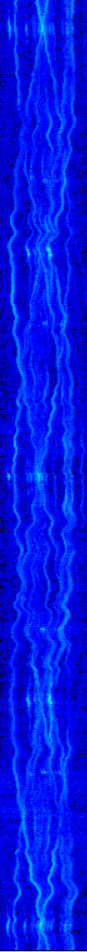
#> input picture image001.png, 87 x 952 px
$ python 'brightest pixels otsu2.py'
#> lines starting #> are read from the running program, lines starting #| are printed output that depends on the picture; after the words box and inside, x2 and y2 are one past the last pixel; in counts of white or black regions, pixels touching at a corner belong together
import cv2
import numpy as np
import matplotlib.pyplot as plt
from scipy.optimize import minimize

# Define the sine function with fixed amplitude and frequency (derived from the number of peaks)
def sine_func(y, phase_shift, offset, amplitude, wavelength):
    return amplitude * np.sin(2 * np.pi * y / wavelength + phase_shift) + offset

# Function to minimize the distance between sine wave and brightest pixels
def objective(params, y_brightest, x_brightest, amplitude, wavelength):
    phase_shift, offset = params
    x_sine = sine_func(y_brightest, phase_shift, offset, amplitude, wavelength)
    return np.sum((x_brightest - x_sine) ** 2)

# Function to find and plot the brightest pixels with a fitted vertical sinusoidal curve on Otsu image
def plot_brightest_pixels_with_fitted_sine(image_path, num_pixels=10):
    # Read the image in color
#> called with image_path = 'image001.png', num_pixels = 2
    image = cv2.imread(image_path)
#> image is the input picture: shape (952, 87, 3); mean B, G, R 226.1, 22.2, 0.3
    # Convert to grayscale
    gray_image = cv2.cvtColor(image, cv2.COLOR_BGR2GRAY)
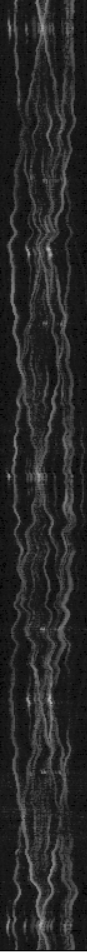
#> gray_image: shape (952, 87); min 0, max 178, mean 38.9

    # Apply Gaussian blur to reduce noise before thresholding
    blur = cv2.GaussianBlur(gray_image, (5, 5), 0)

    # Apply Otsu's thresholding
    _, otsu_thresh = cv2.threshold(blur, 0, 255, cv2.THRESH_BINARY + cv2.THRESH_OTSU)
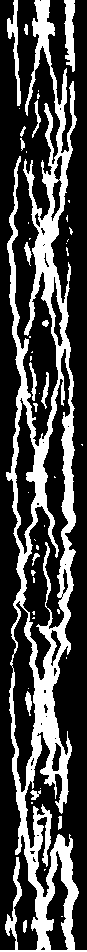
#> otsu_thresh: shape (952, 87); 28.7% white; 50 white regions (32 under 20 px), largest, box (x1, y1, x2, y2) and area: (0, 0, 87, 952) 21635, (64, 0, 75, 72) 565, (7, 0, 21, 106) 493

    # Flatten the grayscale image to a 1D array
    flat_gray = gray_image.flatten()
    # Get the indices of the brightest pixels
    brightest_indices = np.argpartition(flat_gray, -num_pixels)[-num_pixels:]
#> brightest_indices = [60775, 21711]
    # Convert 1D indices back to 2D coordinates
    brightest_coords = np.unravel_index(brightest_indices, gray_image.shape)
#> brightest_coords = ([698, 249], [49, 48])

    # Extract the x and y coordinates of the brightest pixels
    x_brightest = brightest_coords[1]  # X-coordinates of brightest pixels
#> x_brightest = [49, 48]
    y_brightest = brightest_coords[0]  # Y-coordinates of brightest pixels
#> y_brightest = [698, 249]

    # Calculate the bounding box around 95% of the white pixels in the Otsu image
    white_pixels = np.column_stack(np.where(otsu_thresh == 255))
#> white_pixels = 23755 pairs, first value 0 to 951, second value 0 to 86
    min_row, max_row = np.percentile(white_pixels[:, 0], [2.5, 97.5]).astype(int)
#> min_row = 22; max_row = 931
    min_col, max_col = np.percentile(white_pixels[:, 1], [2.5, 97.5]).astype(int)
#> min_col = 12; max_col = 72

    # Width of the bounding box (for the sinusoidal amplitude)
    box_width = max_col - min_col
#> box_width = 60
    amplitude = box_width / 2  # Amplitude of the sine wave is half the box width
#> amplitude = 30

    # Calculate the wavelength based on the number of brightest pixels (1 peak per number of 'X's)
    num_peaks = num_pixels
    wavelength = (max_row - min_row) / num_peaks  # Wavelength for 1 peak per 'X'
#> wavelength = 454.5

    # Use optimization to find the best phase shift and offset that minimizes the distance to the red 'X's
    initial_guess = [0, np.mean(x_brightest)]
#> initial_guess = [0, 48.5]
    result = minimize(objective, initial_guess, args=(y_brightest, x_brightest, amplitude, wavelength), method='L-BFGS-B')
#> result = 10 items
    phase_shift, offset = result.x
#> phase_shift = -0.262; offset = 48.51

    # Generate y-coordinates for the curve (smooth interpolation over the range of y_brightest)
    y_curve = np.linspace(min_row, max_row, 1000)
#> y_curve = 1000 values from 22 to 931

    # Use the optimized phase shift and offset to generate the x-coordinates for the sine curve
    x_curve = sine_func(y_curve, phase_shift, offset, amplitude, wavelength)
#> x_curve = 1000 values, max 78.51 at index 621, min 18.51 at index 871, mean 48.51

    # Plot the Otsu threshold image with overlays
    plt.figure(figsize=(8, 8))
    plt.imshow(otsu_thresh, cmap='gray')
    plt.title("Otsu Thresholding with Overlays")

    # Plot the brightest pixels as red 'X's
    plt.scatter(x_brightest, y_brightest, color='red', s=50, label="Brightest Pixels", marker='x')

    # Plot the fitted sinusoidal curve (green) with thicker line
    plt.plot(x_curve, y_curve, color='green', linewidth=4, label="Fitted Sinusoidal Curve")  # Line width set to 4

    # Show the legend and plot
    plt.legend()
    plt.axis('off')
    plt.show()
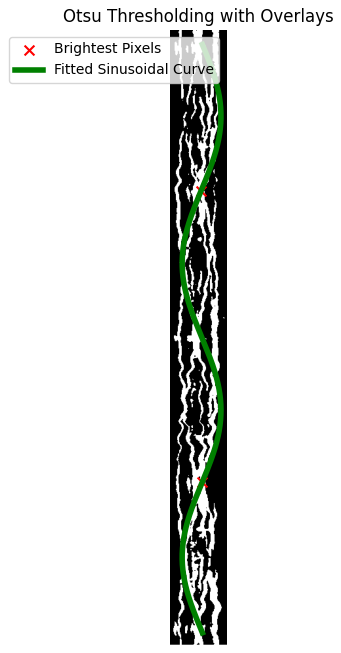
#> figure drawn by matplotlib, 1 panel

# Example usage
if __name__ == "__main__":
    # Path to the image
    image_path = 'image001.png'

    # Plot the brightest 2 pixels and the Otsu threshold with a fitted vertical sinusoidal curve
    plot_brightest_pixels_with_fitted_sine(image_path, num_pixels=2)
